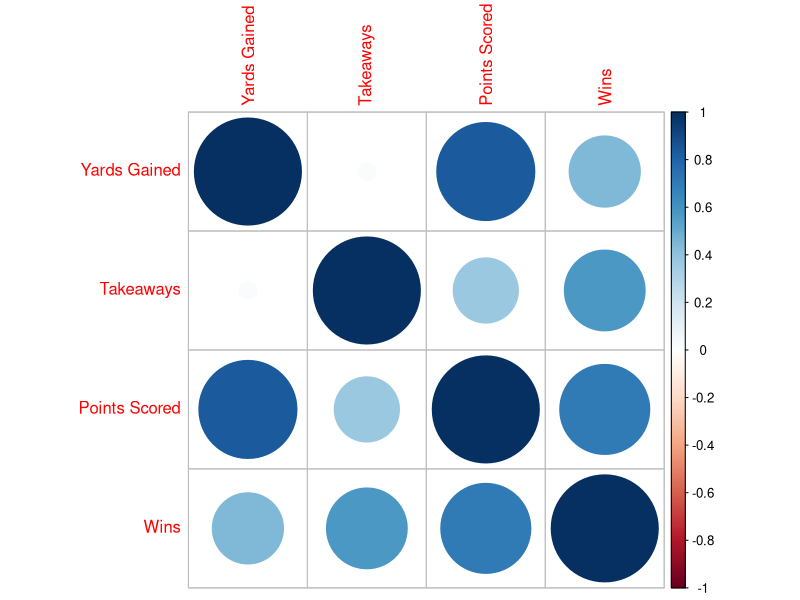

R code for this plot:
## ---- chunk 1
library(readxl)
library(tidyverse)
#install.packages('corrplot')
library(corrplot)
## ---- chunk 2
teams <- read_excel("nfl_2019.xlsx")
## ---- chunk 3
model <- lm(Wins ~ `Yards Gained` + Takeaways + `Points Scored`, data = teams)
summary(model)
## ---- chunk 4
selected_vars <- teams %>% select(`Yards Gained`, Takeaways, `Points Scored`, Wins)
cor(selected_vars)
## ---- chunk 5
corr_matrix <- cor(selected_vars)
corrplot(corr_matrix, method = "circle")
